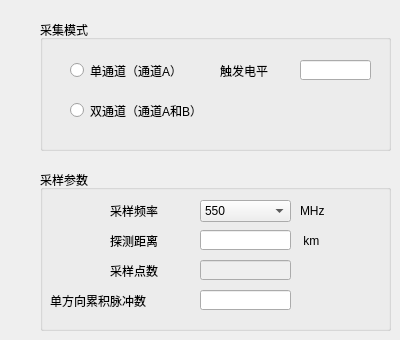
      <widget class="QWidget" name="tab_3">
       <attribute name="title">
        <string>采样配置</string>
       </attribute>
       <widget class="QGroupBox" name="groupBox_3">
        <property name="geometry">
         <rect>
          <x>40</x>
          <y>20</y>
          <width>351</width>
          <height>131</height>
         </rect>
        </property>
        <property name="title">
         <string>采集模式</string>
        </property>
        <widget class="QRadioButton" name="radioButton_doubleCh">
         <property name="geometry">
          <rect>
           <x>30</x>
           <y>80</y>
           <width>171</width>
           <height>21</height>
          </rect>
         </property>
         <property name="text">
          <string>双通道（通道A和B）</string>
         </property>
        </widget>
        <widget class="QRadioButton" name="radioButton_singleCh">
         <property name="geometry">
          <rect>
           <x>30</x>
           <y>40</y>
           <width>141</width>
           <height>21</height>
          </rect>
         </property>
         <property name="text">
          <string>单通道（通道A）</string>
         </property>
        </widget>
        <widget class="QLineEdit" name="lineEdit_triggerLevel">
         <property name="geometry">
          <rect>
           <x>260</x>
           <y>40</y>
           <width>71</width>
           <height>20</height>
          </rect>
         </property>
        </widget>
        <widget class="QLabel" name="label_12">
         <property name="geometry">
          <rect>
           <x>180</x>
           <y>40</y>
           <width>71</width>
           <height>21</height>
          </rect>
         </property>
         <property name="text">
          <string>触发电平</string>
         </property>
        </widget>
       </widget>
       <widget class="QGroupBox" name="groupBox_4">
        <property name="geometry">
         <rect>
          <x>40</x>
          <y>170</y>
          <width>351</width>
          <height>161</height>
         </rect>
        </property>
        <property name="title">
         <string>采样参数</string>
        </property>
        <widget class="QLabel" name="label_11">
         <property name="geometry">
          <rect>
           <x>10</x>
           <y>120</y>
           <width>141</width>
           <height>21</height>
          </rect>
         </property>
         <property name="text">
          <string>单方向累积脉冲数</string>
         </property>
        </widget>
        <widget class="QLabel" name="label_31">
         <property name="geometry">
          <rect>
           <x>70</x>
           <y>60</y>
           <width>71</width>
           <height>21</height>
          </rect>
         </property>
         <property name="text">
          <string>探测距离</string>
         </property>
        </widget>
        <widget class="QLabel" name="label_10">
         <property name="geometry">
          <rect>
           <x>70</x>
           <y>90</y>
           <width>71</width>
           <height>21</height>
          </rect>
         </property>
         <property name="text">
          <string>采样点数</string>
         </property>
        </widget>
        <widget class="QLineEdit" name="lineEdit_plsAccNum">
         <property name="geometry">
          <rect>
           <x>160</x>
           <y>120</y>
           <width>91</width>
           <height>20</height>
          </rect>
         </property>
        </widget>
        <widget class="QLineEdit" name="lineEdit_detRange">
         <property name="geometry">
          <rect>
           <x>160</x>
           <y>60</y>
           <width>91</width>
           <height>20</height>
          </rect>
         </property>
        </widget>
        <widget class="QLabel" name="label_9">
         <property name="geometry">
          <rect>
           <x>70</x>
           <y>30</y>
           <width>71</width>
           <height>21</height>
          </rect>
         </property>
         <property name="text">
          <string>采样频率</string>
         </property>
        </widget>
        <widget class="QLineEdit" name="lineEdit_sampleNum">
         <property name="enabled">
          <bool>false</bool>
         </property>
         <property name="geometry">
          <rect>
           <x>160</x>
           <y>90</y>
           <width>91</width>
           <height>20</height>
          </rect>
         </property>
        </widget>
        <widget class="QLabel" name="label_32">
         <property name="geometry">
          <rect>
           <x>260</x>
           <y>60</y>
           <width>31</width>
           <height>21</height>
          </rect>
         </property>
         <property name="text">
          <string> km</string>
         </property>
        </widget>
        <widget class="QLabel" name="label_23">
         <property name="geometry">
          <rect>
           <x>260</x>
           <y>30</y>
           <width>41</width>
           <height>21</height>
          </rect>
         </property>
         <property name="text">
          <string>MHz</string>
         </property>
        </widget>
        <widget class="QComboBox" name="comboBox_sampleFreq">
         <property name="geometry">
          <rect>
           <x>160</x>
           <y>30</y>
           <width>91</width>
           <height>22</height>
          </rect>
         </property>
         <property name="insertPolicy">
          <enum>QComboBox::InsertAfterCurrent</enum>
         </property>
         <item>
          <property name="text">
           <string>550</string>
          </property>
         </item>
         <item>
          <property name="text">
           <string>367</string>
          </property>
         </item>
         <item>
          <property name="text">
           <string>275</string>
          </property>
         </item>
         <item>
          <property name="text">
           <string>220</string>
          </property>
         </item>
         <item>
          <property name="text">
           <string>183</string>
          </property>
         </item>
         <item>
          <property name="text">
           <string>157</string>
          </property>
         </item>
         <item>
          <property name="text">
           <string>138</string>
          </property>
         </item>
         <item>
          <property name="text">
           <string>122</string>
          </property>
         </item>
         <item>
          <property name="text">
           <string>110</string>
          </property>
         </item>
         <item>
          <property name="text">
           <string>100</string>
          </property>
         </item>
        </widget>
       </widget>
      </widget>
